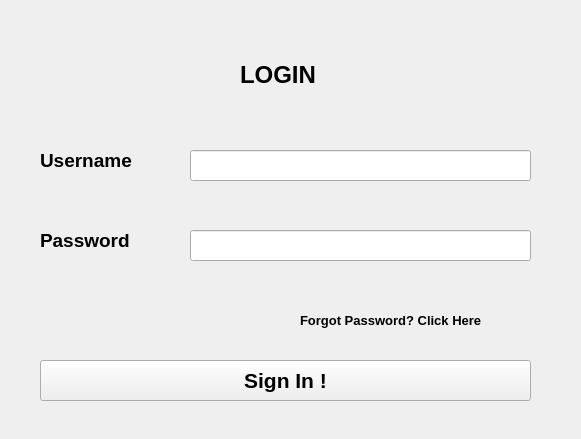
<?xml version="1.0" encoding="UTF-8"?>
<ui version="4.0">
 <class>LoginWindow</class>
 <widget class="QMainWindow" name="LoginWindow">
  <property name="geometry">
   <rect>
    <x>0</x>
    <y>0</y>
    <width>581</width>
    <height>439</height>
   </rect>
  </property>
  <property name="windowTitle">
   <string>MainWindow</string>
  </property>
  <widget class="QWidget" name="LoginWidget">
   <widget class="QLabel" name="LoginLabel">
    <property name="geometry">
     <rect>
      <x>240</x>
      <y>50</y>
      <width>101</width>
      <height>51</height>
     </rect>
    </property>
    <property name="text">
     <string>&lt;html&gt;&lt;head/&gt;&lt;body&gt;&lt;p&gt;&lt;span style=&quot; font-size:18pt; font-weight:600;&quot;&gt;LOGIN&lt;/span&gt;&lt;/p&gt;&lt;/body&gt;&lt;/html&gt;</string>
    </property>
   </widget>
   <widget class="QLabel" name="UsernameLabel">
    <property name="geometry">
     <rect>
      <x>40</x>
      <y>140</y>
      <width>121</width>
      <height>41</height>
     </rect>
    </property>
    <property name="text">
     <string>&lt;html&gt;&lt;head/&gt;&lt;body&gt;&lt;p&gt;&lt;span style=&quot; font-size:14pt; font-weight:600;&quot;&gt;Username&lt;/span&gt;&lt;/p&gt;&lt;/body&gt;&lt;/html&gt;</string>
    </property>
   </widget>
   <widget class="QLabel" name="password_label">
    <property name="geometry">
     <rect>
      <x>40</x>
      <y>220</y>
      <width>121</width>
      <height>41</height>
     </rect>
    </property>
    <property name="text">
     <string>&lt;html&gt;&lt;head/&gt;&lt;body&gt;&lt;p&gt;&lt;span style=&quot; font-size:14pt; font-weight:600;&quot;&gt;Password&lt;/span&gt;&lt;/p&gt;&lt;/body&gt;&lt;/html&gt;</string>
    </property>
   </widget>
   <widget class="QLineEdit" name="username_field">
    <property name="geometry">
     <rect>
      <x>190</x>
      <y>150</y>
      <width>341</width>
      <height>31</height>
     </rect>
    </property>
   </widget>
   <widget class="QLineEdit" name="password_field">
    <property name="geometry">
     <rect>
      <x>190</x>
      <y>230</y>
      <width>341</width>
      <height>31</height>
     </rect>
    </property>
   </widget>
   <widget class="QPushButton" name="signin_btn">
    <property name="geometry">
     <rect>
      <x>40</x>
      <y>360</y>
      <width>491</width>
      <height>41</height>
     </rect>
    </property>
    <property name="font">
     <font>
      <pointsize>16</pointsize>
      <weight>75</weight>
      <bold>true</bold>
     </font>
    </property>
    <property name="text">
     <string>Sign In !</string>
    </property>
   </widget>
   <widget class="QLabel" name="forgot_pass_label">
    <property name="geometry">
     <rect>
      <x>300</x>
      <y>300</y>
      <width>251</width>
      <height>41</height>
     </rect>
    </property>
    <property name="text">
     <string>&lt;html&gt;&lt;head/&gt;&lt;body&gt;&lt;p&gt;&lt;span style=&quot; font-size:10pt; font-weight:600;&quot;&gt;Forgot Password? Click Here&lt;/span&gt;&lt;/p&gt;&lt;/body&gt;&lt;/html&gt;</string>
    </property>
   </widget>
   <widget class="QLabel" name="label">
    <property name="geometry">
     <rect>
      <x>0</x>
      <y>0</y>
      <width>581</width>
      <height>441</height>
     </rect>
    </property>
    <property name="text">
     <string/>
    </property>
    <property name="pixmap">
     <pixmap>../Design/login.jpg</pixmap>
    </property>
    <property name="scaledContents">
     <bool>true</bool>
    </property>
   </widget>
   <zorder>label</zorder>
   <zorder>LoginLabel</zorder>
   <zorder>UsernameLabel</zorder>
   <zorder>password_label</zorder>
   <zorder>username_field</zorder>
   <zorder>password_field</zorder>
   <zorder>signin_btn</zorder>
   <zorder>forgot_pass_label</zorder>
  </widget>
 </widget>
 <resources/>
 <connections/>
</ui>
